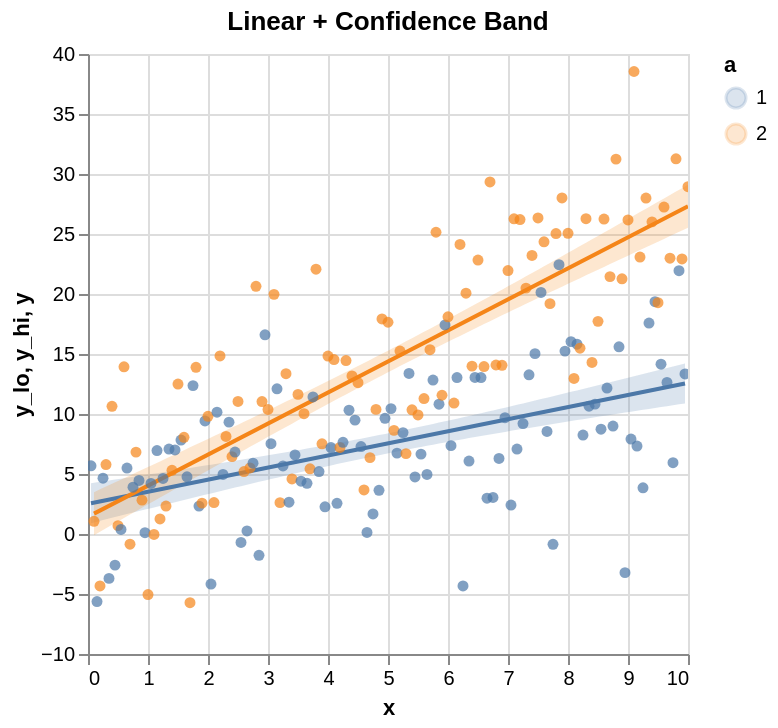

This figure's Vega-Lite source:
### Vega-Lite specification from a JSON file in a GitHub repository (floating-point values rounded to 4 significant figures; data arrays with more than 128 entries replaced by an {"elided": "..."} marker saying what was removed)
{"$schema": "https://vega.github.io/schema/vega-lite/v5.json", "data": {"values": {"elided": "200 records"}}, "height": 300, "layer": [{"data": {"values": {"elided": "200 records"}}, "encoding": {"color": {"field": "a", "type": "nominal"}, "x": {"field": "x", "type": "quantitative"}, "y": {"field": "y_lo", "type": "quantitative"}, "y2": {"field": "y_hi"}}, "mark": {"line": false, "opacity": 0.2, "type": "area"}, "params": [{"bind": "scales", "name": "grid", "select": {"encodings": ["x", "y"], "type": "interval"}}]}, {"data": {"values": {"elided": "200 records"}}, "encoding": {"color": {"field": "a", "type": "nominal"}, "x": {"field": "x", "type": "quantitative"}, "y": {"field": "y", "type": "quantitative"}}, "mark": {"type": "line"}, "transform": [{"groupby": ["a"], "method": "linear", "on": "x", "regression": "y"}]}, {"encoding": {"color": {"field": "a", "type": "nominal"}, "tooltip": [{"field": "x", "type": "quantitative"}, {"field": "a", "type": "nominal"}, {"field": "y", "type": "quantitative"}], "x": {"field": "x", "type": "quantitative"}, "y": {"field": "y", "type": "quantitative"}}, "mark": {"filled": true, "type": "point"}}], "title": "Linear + Confidence Band"}
